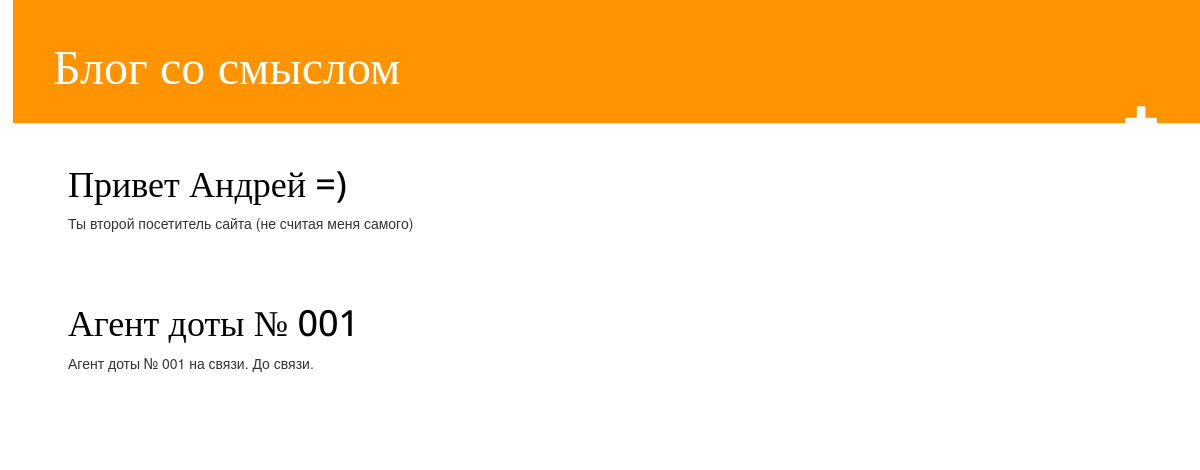
The app's page /, older data.
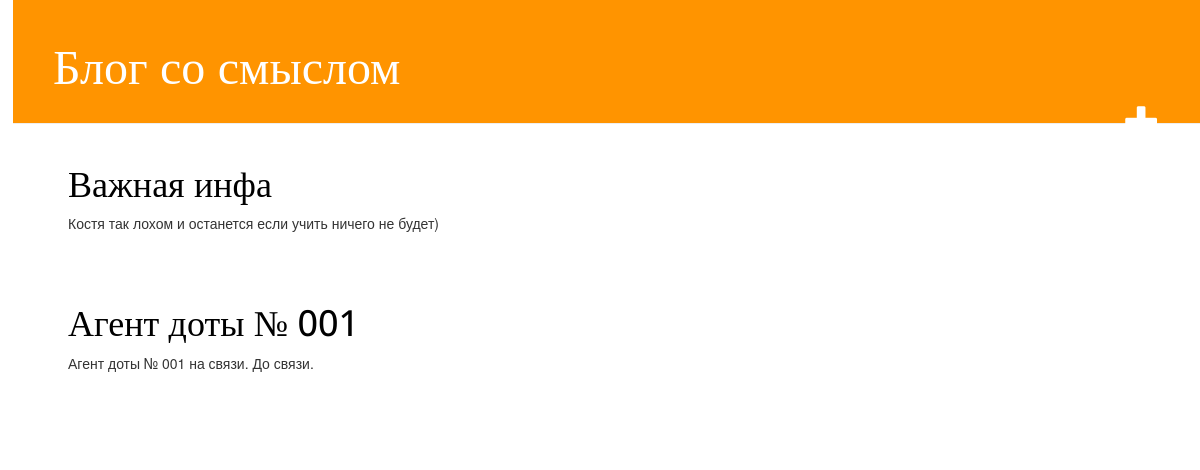
The same page, newer data.
### blogapp/models.py (models this page shows, shortened)
class Post(models.Model):
    author = models.ForeignKey(settings.AUTH_USER_MODEL, on_delete=models.CASCADE)
    title = models.CharField(max_length=200)
    text = models.TextField()
    created_date = models.DateTimeField(default=timezone.now)
    published_date = models.DateTimeField(blank=True, null=True)

### blogapp/views.py (the view)
# urls.py: path('', views.post_list, name='post list'),
def post_list(request):
    posts = Post.objects.filter(published_date__lte=timezone.now()).order_by('published_date')
    return render(request, 'blogapp/post_list.html', {'posts': posts})

### blogapp/templates/blogapp/post_list.html
{% extends 'blogapp/base.html' %}
{% block content %}
    {% for post in posts %}
        <div class="post">
            <h1><a href="{% url 'post_detail' pk=post.pk %}">{{ post.title }}</a></h1>
            <p>{{ post.text|linebreaksbr }}</p>
        </div>
    {% endfor %}
{% endblock %}

Row changes from the older to the newer data that the page shows:
changed Post: title "Привет Андрей =)" → "Важная инфа"; text "Ты второй посетитель сайта (не считая меня самого)" → "Костя так лохом и останется если учить ничего не будет)"
